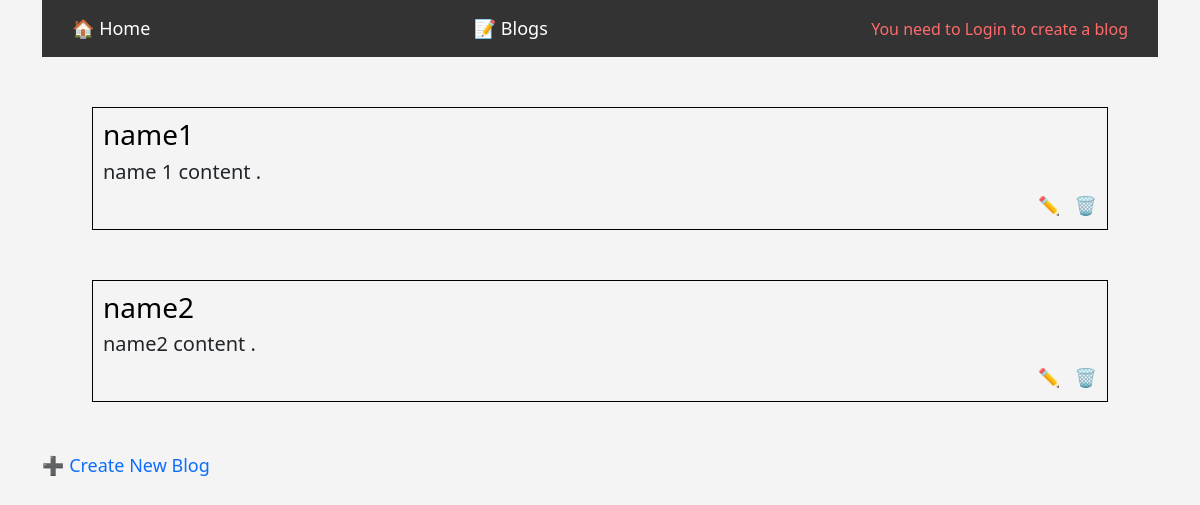
/blog/, run on an earlier commit of the app's database.
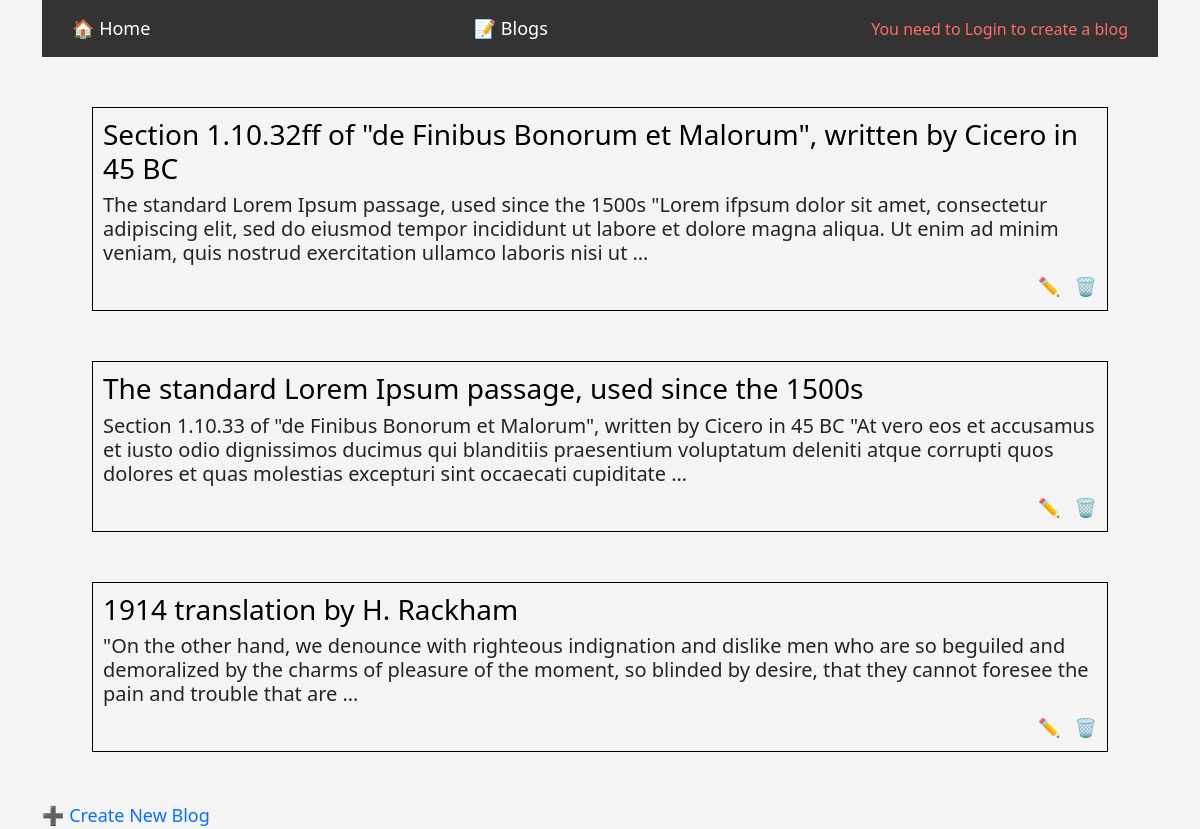
And on a later commit of the database.
### blog/models.py (models this page shows, shortened)
class Blog(models.Model):
    user = models.ForeignKey(user,on_delete=models.CASCADE)
    name = models.CharField(max_length=100)
    slug = models.CharField(max_length=50,unique=True)
    content = models.TextField(null=True, blank=True)
    image = models.ImageField(upload_to='image/', null=True, blank=True)
    published_date = models.DateTimeField(auto_now_add=False,auto_now=False,null=True, blank=True)
    def get_update_url(self):
        return f"/blog-update/{self.slug}"
    def get_delete_url(self):
        return f"/blog-delete/{self.slug}"
    def get_create_url(self):
        return f"/blog-create/"
    def get_details_url(self):
        return f"/blog/{self.slug}"

### blog/views.py (the view)
# urls.py: path('',views.list, name='blog'),
def list(request):
    blogs = Blog.objects.all()
    context = {"blogs":blogs}
    return render(request, 'blog/list.html',context)

### blog/templates/blog/list.html (shortened to what this page needs)
{% extends 'base.html' %}
{% block content %}
    <div class="navbar">
    <a href="{% url 'home' %}">🏠 Home</a>
    <a href="{% url 'blog' %}">📝 Blogs</a>
    {% if user.is_authenticated %}
        <a href="{% if blogs.exists %}{{ blogs.first.get_create_url }}{% else %}/blog-create/{% endif %}" >➕ Create Blog</a>
    {% else %}
        <span class="warning">
            You need to Login to create a blog
        </span>
    {% endif %}
    </div>
{% for blog in blogs %}
    <div style="border: 1px solid black; padding: 10px; margin: 50px;">
        <a href="{{blog.get_details_url}}" style="text-decoration: none; color: black;">
            <h3>{{ blog.name }}</h3>
        </a>
        <h5>{{ blog.content | truncatewords:40 }}</h5>
        <div style="display: flex;align-items: center;justify-content:end;">
                    <a href="{{ blog.get_update_url }}"
           style="text-decoration: none; font-size: 18px;margin-right:14px;">
            ✏️
        </a>
        <a href="{{ blog.get_delete_url }}"
           style="text-decoration: none; font-size: 18px;">
            🗑️
        </a>
        </div>
    </div>
{% endfor %}
    <div class="blog-create">
        <a href="{% if blogs.exists %}{{ blogs.first.get_create_url }}{% else %}/blog-create/{% endif %}"
           style="text-decoration: none; font-size: 18px;">
            ➕ Create New Blog
        </a>
    </div>
{% endblock content %}

### templates/base.html (shortened to what this page needs)
<!doctype html>
<html lang="en">
  <head>
    <link href="https://cdn.jsdelivr.net/npm/bootstrap@5.0.2/dist/css/bootstrap.min.css" rel="stylesheet">
  </head>
  <body>
        <div class="container">
            {% block content %}{% endblock content %}
        </div>
  </body>
</html>

### templates/base.html (style rules this page uses)
body { background: #f4f4f4; font-family: 'Segoe UI', Tahoma, Geneva, Verdana, sans-serif; }
.navbar { background: #333; padding: 15px 30px; display: flex; gap: 20px; }
.navbar a { color: white; text-decoration: none; font-size: 18px; transition: 0.3s ease; }
.warning { color: #ff6b6b; font-size: 16px; }

What changed in the data, as far as the page shows it:
removed Blog: name "name1", content "name 1 content ."
removed Blog: name "name2", content "name2 content ."
added Blog: name "Section 1.10.32ff of \"de Finibus Bonorum et Malorum\", written by Cicero in 45 BC", content "The standard Lorem Ipsum passage, used since the 1500s \"Lorem ifpsum dolor sit amet, consectetur adipiscing elit, sed do eiusmod tempor incididunt ut labore et dolore magna aliqua. Ut enim ad minim veniam, quis nostrud exercitation ullamco laboris nisi ut …"
added Blog: name "The standard Lorem Ipsum passage, used since the 1500s", content "Section 1.10.33 of \"de Finibus Bonorum et Malorum\", written by Cicero in 45 BC \"At vero eos et accusamus et iusto odio dignissimos ducimus qui blanditiis praesentium voluptatum deleniti atque corrupti quos dolores et quas molestias excepturi sint occaecati cupiditate …"
added Blog: name "1914 translation by H. Rackham", content "\"On the other hand, we denounce with righteous indignation and dislike men who are so beguiled and demoralized by the charms of pleasure of the moment, so blinded by desire, that they cannot foresee the pain and trouble that are …"
